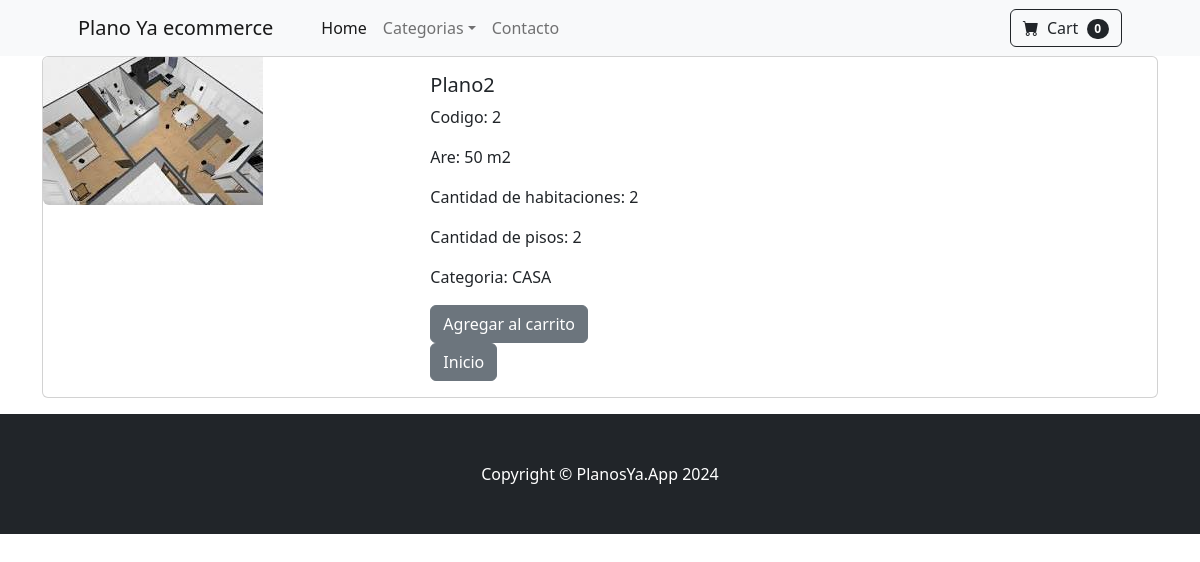
The app's page /product/2 with its own data.
### store/models.py (models this page shows, shortened)
class Product(models.Model):
    name = models.CharField(max_length=50)
    code = models.IntegerField(default=0)
    price = models.IntegerField(default=0)
    dimension = models.IntegerField(default=0)
    cantRoom = models.IntegerField(default=0)
    cantFloor = models.IntegerField(default=0)
    description = models.CharField(max_length=250, default='', blank=True, null=True)
    image = models.ImageField(upload_to='uploads/product/')
    category = models.ForeignKey(Category, on_delete=models.CASCADE, default=1)
    inSale = models.BooleanField(default=False)
    salePrice = models.IntegerField(default=0)

class Category(models.Model):
    name = models.CharField(max_length=20)
    image = image = models.ImageField(upload_to='uploads/product/', blank=True, null=True)
    def __str__(self):
        return self.name

### store/views.py (the view)
# urls.py: path('product/<int:pk>', views.product, name='product'),
def product(request, pk):
    product = Product.objects.get(id=pk)
    return render(request, 'product.html', {'product':product})

### cart/context_processors.py (called while the page is built)
def cart(request):
    return {'cart': Cart(request)}

### store/templates/product.html (shortened to what this page needs)
{% extends 'base.html' %}
{% block content %}
<div class="container">
    <div class="card mb-3">
        <div class="row g-0">
            <div class="col-md-4">
                <img src="{{ product.image.url }}" class="img-fluid rounded-start" alt="">
            </div>
            <div class="col-md-8">
                <div class="card-body">
                    <h5 class="card-title">{{ product.name }}</h5>
                    <p class="card-text"> Codigo: {{product.id}}</p>
                    <p class="card-text"> Are: {{product.dimension}} m2</p>
                    <p class="card-text"> Cantidad de habitaciones: {{product.cantRoom}}</p>
                    <p class="card-text"> Cantidad de pisos: {{product.cantFloor}}</p>
                    <p class="card-text"> Categoria: {{product.category}}</p>
                    <button value="{{ product.id }}" class="btn btn-secondary" id="addCart"> Agregar al carrito </button>
                    <br>
                    <a href="{%url 'home'%}" class="btn btn-secondary">Inicio</a>
                </div>
            </div>
        </div>
    </div>
</div>
{% endblock %}

### records on screen
Product: image (picture), name "Plano2", id "2", dimension "50", cantRoom "2", cantFloor "2", category "CASA"
